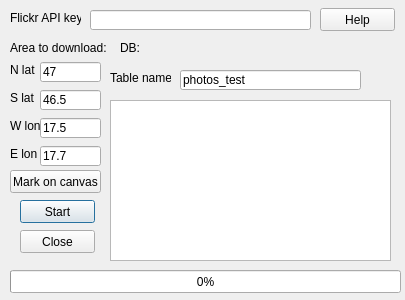
<?xml version="1.0" encoding="UTF-8"?>
<ui version="4.0">
 <class>FlickrdlDialogBase</class>
 <widget class="QDialog" name="FlickrdlDialogBase">
  <property name="geometry">
   <rect>
    <x>0</x>
    <y>0</y>
    <width>405</width>
    <height>300</height>
   </rect>
  </property>
  <property name="windowTitle">
   <string>Flickr Metadata Downloader</string>
  </property>
  <property name="windowIcon">
   <iconset>
    <normaloff>icon.png</normaloff>icon.png</iconset>
  </property>
  <widget class="QLabel" name="label">
   <property name="geometry">
    <rect>
     <x>10</x>
     <y>10</y>
     <width>71</width>
     <height>16</height>
    </rect>
   </property>
   <property name="text">
    <string>Flickr API key:</string>
   </property>
  </widget>
  <widget class="QLineEdit" name="leApiKey">
   <property name="geometry">
    <rect>
     <x>90</x>
     <y>10</y>
     <width>221</width>
     <height>20</height>
    </rect>
   </property>
   <property name="text">
    <string/>
   </property>
  </widget>
  <widget class="QLabel" name="label_2">
   <property name="geometry">
    <rect>
     <x>10</x>
     <y>40</y>
     <width>101</width>
     <height>16</height>
    </rect>
   </property>
   <property name="text">
    <string>Area to download:</string>
   </property>
  </widget>
  <widget class="QLabel" name="label_3">
   <property name="geometry">
    <rect>
     <x>10</x>
     <y>62</y>
     <width>31</width>
     <height>16</height>
    </rect>
   </property>
   <property name="text">
    <string>N lat</string>
   </property>
  </widget>
  <widget class="QLineEdit" name="leNLat">
   <property name="geometry">
    <rect>
     <x>40</x>
     <y>62</y>
     <width>61</width>
     <height>20</height>
    </rect>
   </property>
   <property name="text">
    <string>47</string>
   </property>
  </widget>
  <widget class="QLabel" name="label_4">
   <property name="geometry">
    <rect>
     <x>10</x>
     <y>90</y>
     <width>31</width>
     <height>16</height>
    </rect>
   </property>
   <property name="text">
    <string>S lat</string>
   </property>
  </widget>
  <widget class="QLineEdit" name="leSLat">
   <property name="geometry">
    <rect>
     <x>40</x>
     <y>90</y>
     <width>61</width>
     <height>20</height>
    </rect>
   </property>
   <property name="text">
    <string>46.5</string>
   </property>
  </widget>
  <widget class="QLabel" name="label_5">
   <property name="geometry">
    <rect>
     <x>10</x>
     <y>118</y>
     <width>31</width>
     <height>16</height>
    </rect>
   </property>
   <property name="text">
    <string>W lon</string>
   </property>
  </widget>
  <widget class="QLineEdit" name="leWLon">
   <property name="geometry">
    <rect>
     <x>40</x>
     <y>118</y>
     <width>61</width>
     <height>20</height>
    </rect>
   </property>
   <property name="text">
    <string>17.5</string>
   </property>
  </widget>
  <widget class="QLabel" name="label_6">
   <property name="geometry">
    <rect>
     <x>10</x>
     <y>146</y>
     <width>31</width>
     <height>16</height>
    </rect>
   </property>
   <property name="text">
    <string>E lon</string>
   </property>
  </widget>
  <widget class="QLineEdit" name="leELon">
   <property name="geometry">
    <rect>
     <x>40</x>
     <y>146</y>
     <width>61</width>
     <height>20</height>
    </rect>
   </property>
   <property name="text">
    <string>17.7</string>
   </property>
  </widget>
  <widget class="QLabel" name="label_7">
   <property name="geometry">
    <rect>
     <x>120</x>
     <y>40</y>
     <width>21</width>
     <height>16</height>
    </rect>
   </property>
   <property name="text">
    <string>DB:</string>
   </property>
  </widget>
  <widget class="QLabel" name="label_8">
   <property name="geometry">
    <rect>
     <x>110</x>
     <y>70</y>
     <width>61</width>
     <height>16</height>
    </rect>
   </property>
   <property name="text">
    <string>Table name:</string>
   </property>
  </widget>
  <widget class="QLineEdit" name="leTblName">
   <property name="geometry">
    <rect>
     <x>180</x>
     <y>70</y>
     <width>181</width>
     <height>20</height>
    </rect>
   </property>
   <property name="text">
    <string>photos_test</string>
   </property>
  </widget>
  <widget class="QProgressBar" name="progressBar">
   <property name="enabled">
    <bool>true</bool>
   </property>
   <property name="geometry">
    <rect>
     <x>10</x>
     <y>270</y>
     <width>391</width>
     <height>23</height>
    </rect>
   </property>
   <property name="maximum">
    <number>100</number>
   </property>
   <property name="value">
    <number>0</number>
   </property>
  </widget>
  <widget class="QPushButton" name="pbStart">
   <property name="geometry">
    <rect>
     <x>20</x>
     <y>200</y>
     <width>75</width>
     <height>23</height>
    </rect>
   </property>
   <property name="text">
    <string>Start</string>
   </property>
  </widget>
  <widget class="QTextEdit" name="teLog">
   <property name="geometry">
    <rect>
     <x>110</x>
     <y>100</y>
     <width>281</width>
     <height>161</height>
    </rect>
   </property>
   <property name="readOnly">
    <bool>true</bool>
   </property>
  </widget>
  <widget class="QgsFileWidget" name="fwDBFile">
   <property name="geometry">
    <rect>
     <x>140</x>
     <y>40</y>
     <width>251</width>
     <height>20</height>
    </rect>
   </property>
   <property name="storageMode">
    <enum>QgsFileWidget::SaveFile</enum>
   </property>
  </widget>
  <widget class="QPushButton" name="pbClose">
   <property name="geometry">
    <rect>
     <x>20</x>
     <y>230</y>
     <width>75</width>
     <height>23</height>
    </rect>
   </property>
   <property name="text">
    <string>Close</string>
   </property>
  </widget>
  <widget class="QPushButton" name="pbHelp">
   <property name="geometry">
    <rect>
     <x>320</x>
     <y>8</y>
     <width>75</width>
     <height>23</height>
    </rect>
   </property>
   <property name="text">
    <string>Help</string>
   </property>
  </widget>
  <widget class="QPushButton" name="pbMarkArea">
   <property name="geometry">
    <rect>
     <x>10</x>
     <y>170</y>
     <width>91</width>
     <height>23</height>
    </rect>
   </property>
   <property name="text">
    <string>Mark on canvas</string>
   </property>
  </widget>
 </widget>
 <customwidgets>
  <customwidget>
   <class>QgsFileWidget</class>
   <extends>QWidget</extends>
   <header>qgsfilewidget.h</header>
  </customwidget>
 </customwidgets>
 <resources/>
 <connections/>
</ui>
